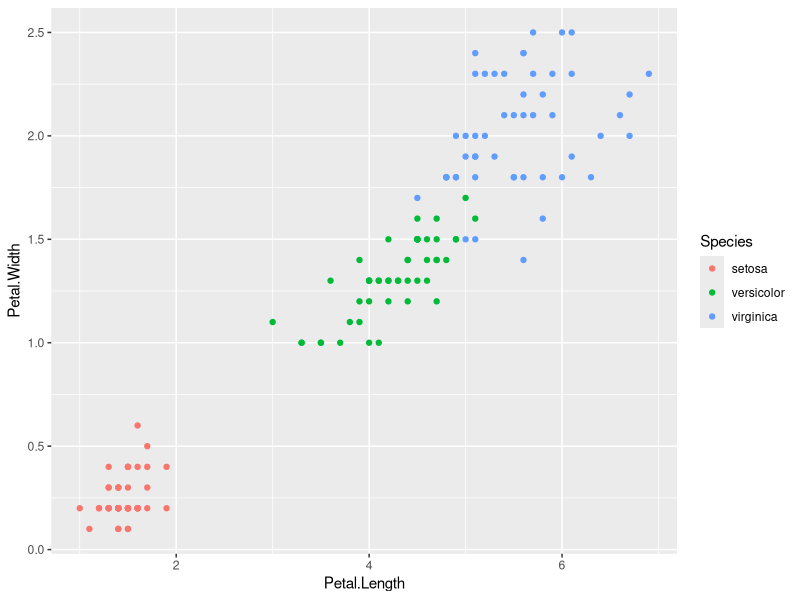
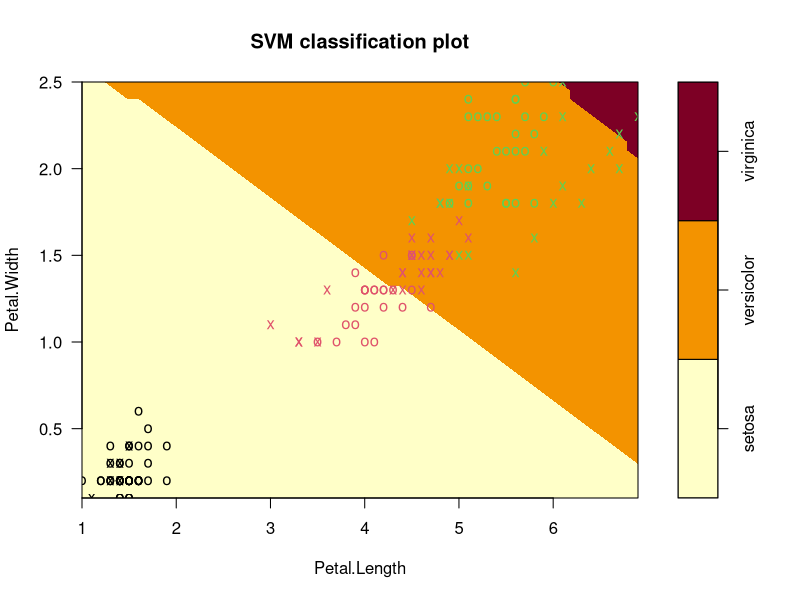
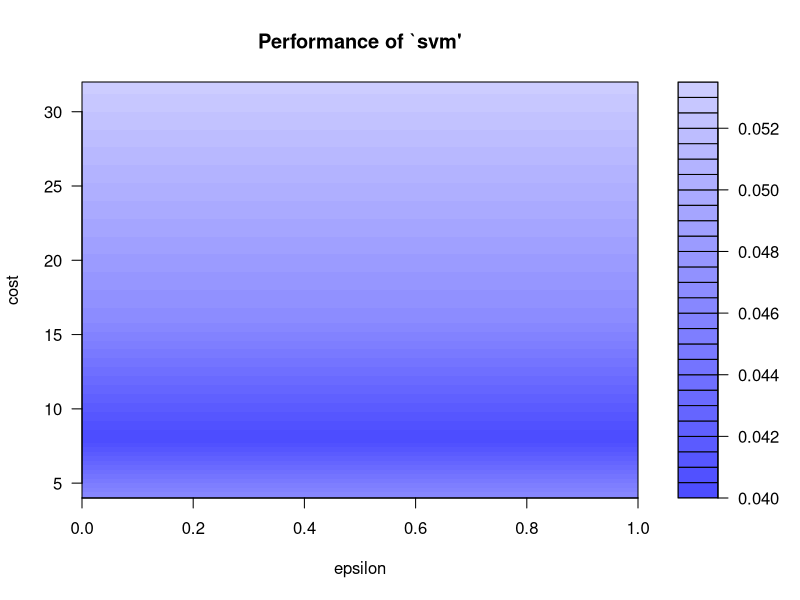

Recreate these plots in R, in order.
#Downloading the iris data

data("iris")

#Viewing the iris data

str(iris)

#installing the ggplot2 to find the scatter plot

install.packages("ggplot2")

#loading the ggplot2

library(ggplot2)

#viewing the scatter plot between petal.length and petal.width

qplot(Petal.Length, Petal.Width, data = iris, color = Species)

#install the e1071 package for utilizing Support Vector Machine in R

install.packages("e1071")

#loading the e1071 package in order to use Support Vector Machine

library(e1071)

#Building model

mymodel <- svm(Species~., data = iris, kernel = "sigmoid")

#Summary of the mymodel

summary(mymodel)

#plotting our model

plot(mymodel, data = iris,
     Petal.Width~Petal.Length,
     slice = list(Sepal.Width = 3, Sepal.Length = 4))

#Tuning

set.seed(400)

tunemodel <- tune(svm, Species~., data = iris,
     ranges = list(epsilon = seq(0,1,0.1), cost = 2^(2:5)))

plot(tunemodel)

summary(tunemodel)

mymodel <- tunemodel$best.model

summary(mymodel)

pred <- predict(mymodel , iris)

#Find out the Confusion Matrix 

tab <- table(Predicted = pred, Actual = iris$Species)

tab

#Findout the misclassification error rate

1-sum(diag(tab))/sum(tab)

#Conclusion: Radial Based Kernel function provides best performance while Sigmoid based Kernel Function provides worst Performance





